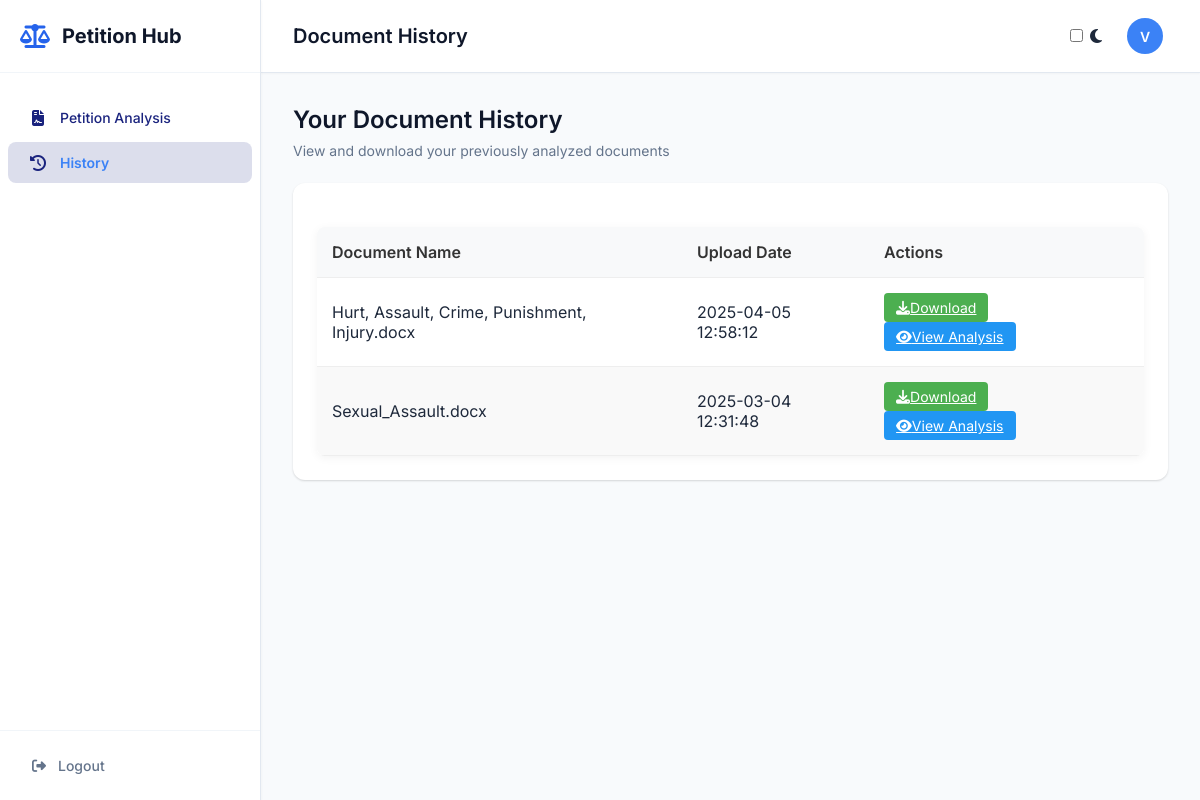
Before: /history (signed in) with the older database file.
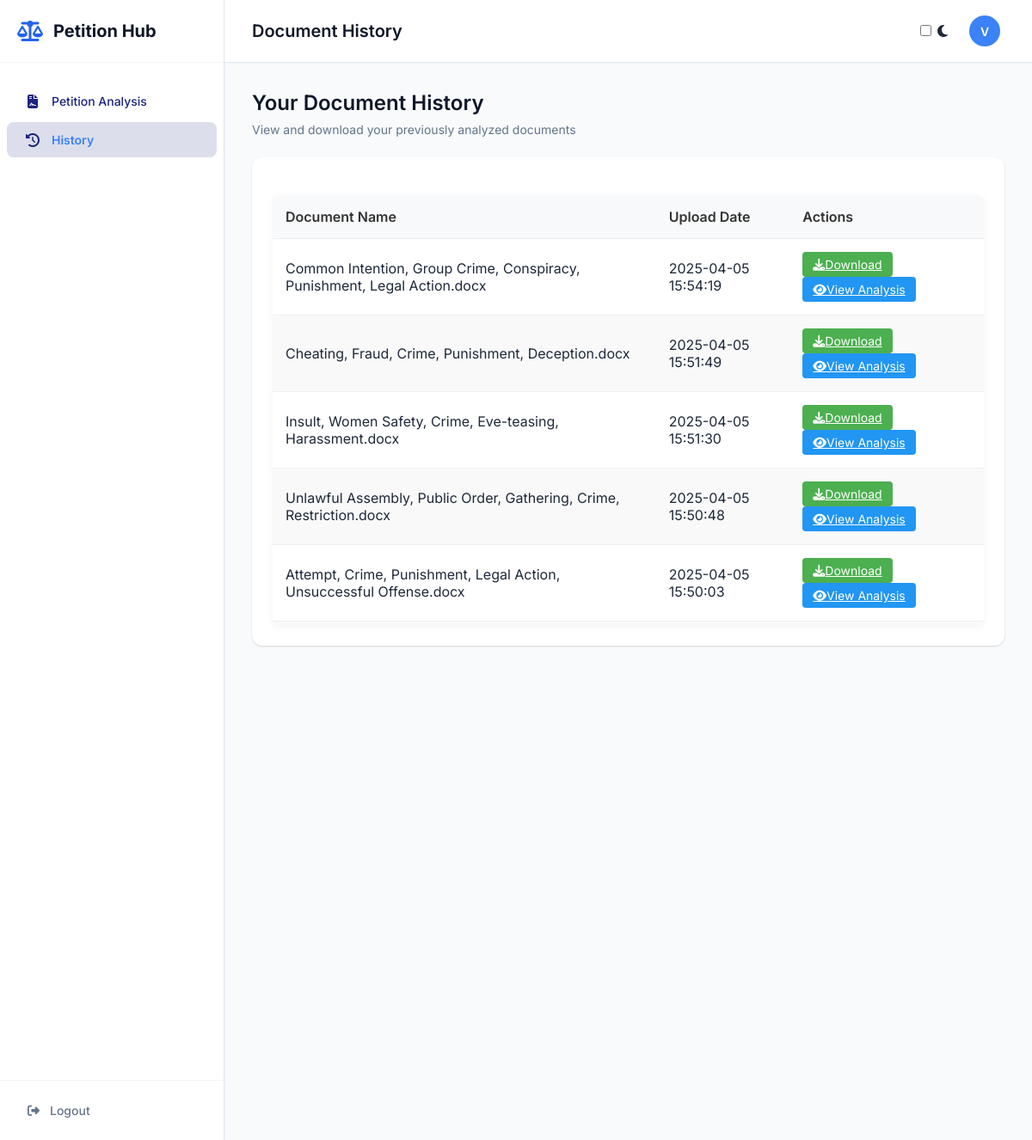
After: the same page with the newer database file.
### tables this page shows
CREATE TABLE document_history (
                        doc_id TEXT PRIMARY KEY,
                        user_id INTEGER NOT NULL,
                        filename TEXT NOT NULL,
                        original_filename TEXT NOT NULL,
                        upload_date TIMESTAMP NOT NULL,
                        analysis_results TEXT,
                        file_path TEXT NOT NULL,
                        FOREIGN KEY (user_id) REFERENCES users (user_id)
                    );

### app.py (the view)
@app.route('/history')
def history():
    if 'username' not in session:
        return redirect(url_for('login'))
    documents = get_user_documents(session['username'])
    return render_template('history.html', username=session['username'], documents=documents)

### db_connection.py (called while the page is built)
def create_connection(db_file):
    os.makedirs(os.path.dirname(db_file), exist_ok=True)
    conn = None
    try:
        conn = sqlite3.connect(db_file)
        return conn
    except sqlite3.Error as e:
        print(f"Database connection error: {e}")
    return conn

def get_user_id(username):
    db_path = os.path.join(os.path.dirname(__file__), 'database.db')
    conn = create_connection(db_path)
    if conn is None:
        print("Failed to create database connection.")
        return None
    with conn:
        cur = conn.cursor()
        cur.execute("SELECT user_id FROM users WHERE username=?", (username,))
        result = cur.fetchone()
        return result[0] if result else None

def get_user_documents(username):
    user_id = get_user_id(username)
    if not user_id:
        return []
    db_path = os.path.join(os.path.dirname(__file__), 'database.db')
    conn = create_connection(db_path)
    if conn is None:
        print("Failed to create database connection.")
        return []
    with conn:
        cur = conn.cursor()
        cur.execute(
            "SELECT doc_id, original_filename, upload_date, file_path FROM document_history WHERE user_id=? ORDER BY upload_date DESC",
            (user_id,)
        )
        return cur.fetchall()

### templates/history.html (shortened to what this page needs)
<!DOCTYPE html>
<html lang="en">
<head>
    <link rel="stylesheet" href="{{ url_for('static', filename='style.css') }}">
    <link rel="stylesheet" href="https://cdnjs.cloudflare.com/ajax/libs/font-awesome/6.4.0/css/all.min.css">
</head>
<body class="home-body">
    <div class="app-container">
        <aside class="sidebar">
            <div class="sidebar-header">
                <div class="logo">
                    <i class="fas fa-scale-balanced"></i>
                    <span>Petition Hub</span>
                </div>
            </div>
            <nav class="sidebar-nav">
                <ul>
                    <li><a href="{{ url_for('home') }}"><i class="fas fa-file-contract"></i> Petition Analysis</a></li>
                    <li class="active"><a href="{{ url_for('history') }}"><i class="fas fa-history"></i> History</a></li>
                </ul>
            </nav>
            <div class="sidebar-footer">
                <a href="{{ url_for('logout') }}"><i class="fas fa-sign-out-alt"></i> Logout</a>
            </div>
        </aside>
        <main class="main-content">
            <header class="top-header">
                <div class="page-title">
                    <h1>Document History</h1>
                </div>
                <div class="user-profile">
                    <div class="theme-switch">
                        <input type="checkbox" id="theme-toggle">
                        <label for="theme-toggle">
                            <i class="fas fa-moon"></i>
                        </label>
                    </div>
                    <div class="user-info" onclick="toggleProfilePopup()">
                        <div class="avatar">
                            <span>{{ username[0] | upper }}</span>
                        </div>
                    </div>
                </div>
            </header>
            <div class="dashboard">
                <div class="dashboard-header">
                    <h2>Your Document History</h2>
                    <p>View and download your previously analyzed documents</p>
                </div>
                <div class="card">
                    <div class="card-content">
                        {% if documents and documents|length > 0 %}
                        <div class="table-container">
                            <table class="history-table">
                                <thead>
                                    <tr>
                                        <th>Document Name</th>
                                        <th>Upload Date</th>
                                        <th>Actions</th>
                                    </tr>
                                </thead>
                                <tbody>
                                    {% for doc in documents %}
                                    <tr>
                                        <td>{{ doc[1] }}</td>
                                        <td>{{ doc[2] }}</td>
                                        <td>
                                            <a href="{{ url_for('download_document', doc_id=doc[0]) }}" class="action-btn download-btn">
                                                <i class="fas fa-download"></i> Download
                                            </a>
                                            <a href="{{ url_for('view_analysis', doc_id=doc[0]) }}" class="action-btn view-btn">
                                                <i class="fas fa-eye"></i> View Analysis
                                            </a>
                                        </td>
                                    </tr>
                                    {% endfor %}
                                </tbody>
                            </table>
                        </div>
                        {% endif %}
                    </div>
                </div>
            </div>
        </main>
    </div>
</body>
</html>

### static/style.css (style rules this page uses)
body { font-family: 'Inter', 'Segoe UI', 'Roboto', sans-serif; background: linear-gradient(135deg, #f5f7fa 0%, #c3cfe2 100%); margin: 0; padding: 0; display: flex; justify-content: center; align-items: center; min-height: 100vh; color: #333; }
h1 { color: #333; font-size: 28px; margin-bottom: 20px; }
body { font-family: Arial, sans-serif; }
.home-body { display: block; background: #f8fafc; min-height: 100vh; margin: 0; padding: 0; font-family: 'Inter', sans-serif; color: #1e293b; }
.app-container { display: flex; width: 100%; height: 100vh; overflow: hidden; }
.sidebar { width: 260px; background: #ffffff; border-right: 1px solid #e2e8f0; display: flex; flex-direction: column; height: 100%; box-shadow: 0 1px 3px rgba(0, 0, 0, 0.05); z-index: 10; }
.sidebar-header { padding: 24px 20px; border-bottom: 1px solid #f1f5f9; }
.logo { display: flex; align-items: center; font-weight: 700; font-size: 20px; color: #0f172a; }
.logo i { font-size: 24px; margin-right: 12px; color: #2563eb; }
.sidebar-nav { flex: 1; padding: 20px 0; overflow-y: auto; }
.sidebar-nav ul { list-style: none; padding: 0; margin: 0; }
.sidebar-nav li { margin-bottom: 2px; }
.sidebar-nav a { display: flex; align-items: center; padding: 12px 20px; color: #64748b; text-decoration: none; font-weight: 500; font-size: 14px; border-radius: 6px; margin: 0 8px; transition: all 0.2s ease; }
.sidebar-nav a i { margin-right: 12px; font-size: 16px; width: 20px; text-align: center; }
.sidebar-nav li.active a { background: #eff6ff; color: #3b82f6; font-weight: 600; }
.sidebar-footer { padding: 16px 20px; border-top: 1px solid #f1f5f9; }
.sidebar-footer a { display: flex; align-items: center; color: #64748b; text-decoration: none; font-weight: 500; font-size: 14px; padding: 10px 12px; border-radius: 6px; transition: all 0.2s ease; }
.sidebar-footer a i { margin-right: 12px; }
.main-content { flex: 1; display: flex; flex-direction: column; overflow: hidden; background: #f8fafc; }
.top-header { height: 72px; display: flex; align-items: center; justify-content: space-between; padding: 0 32px; background: #ffffff; border-bottom: 1px solid #e2e8f0; box-shadow: 0 1px 2px rgba(0, 0, 0, 0.03); }
.page-title h1 { font-size: 20px; font-weight: 600; color: #0f172a; margin: 0; }
.user-profile { display: flex; align-items: center; gap: 20px; }
.user-info { display: flex; align-items: center; gap: 12px; }
.avatar { width: 36px; height: 36px; background: #3b82f6; border-radius: 50%; display: flex; align-items: center; justify-content: center; color: white; font-weight: 600; font-size: 14px; }
.dashboard { flex: 1; padding: 32px; overflow-y: auto; }
.dashboard-header { margin-bottom: 24px; }
.dashboard-header h2 { font-size: 24px; font-weight: 600; color: #0f172a; margin: 0 0 8px 0; }
.dashboard-header p { font-size: 14px; color: #64748b; margin: 0; }
.card { background: #ffffff; border-radius: 12px; box-shadow: 0 1px 3px rgba(0, 0, 0, 0.05), 0 1px 2px rgba(0, 0, 0, 0.1); margin-bottom: 24px; overflow: hidden; transition: transform 0.2s ease, box-shadow 0.2s ease; }
.card-content { padding: 24px; }

Changed rows visible on the page:
no longer on this page (row unchanged): document_history: original_filename "Hurt, Assault, Crime, Punishment, Injury.docx", upload_date "2025-04-05 12:58:12"
no longer on this page (row unchanged): document_history: original_filename "Sexual_Assault.docx", upload_date "2025-03-04 12:31:48"
added document_history: original_filename "Common Intention, Group Crime, Conspiracy, Punishment, Legal Action.docx", upload_date "2025-04-05 15:54:19"
added document_history: original_filename "Cheating, Fraud, Crime, Punishment, Deception.docx", upload_date "2025-04-05 15:51:49"
added document_history: original_filename "Insult, Women Safety, Crime, Eve-teasing, Harassment.docx", upload_date "2025-04-05 15:51:30"
added document_history: original_filename "Unlawful Assembly, Public Order, Gathering, Crime, Restriction.docx", upload_date "2025-04-05 15:50:48"
added document_history: original_filename "Attempt, Crime, Punishment, Legal Action, Unsuccessful Offense.docx", upload_date "2025-04-05 15:50:03"
